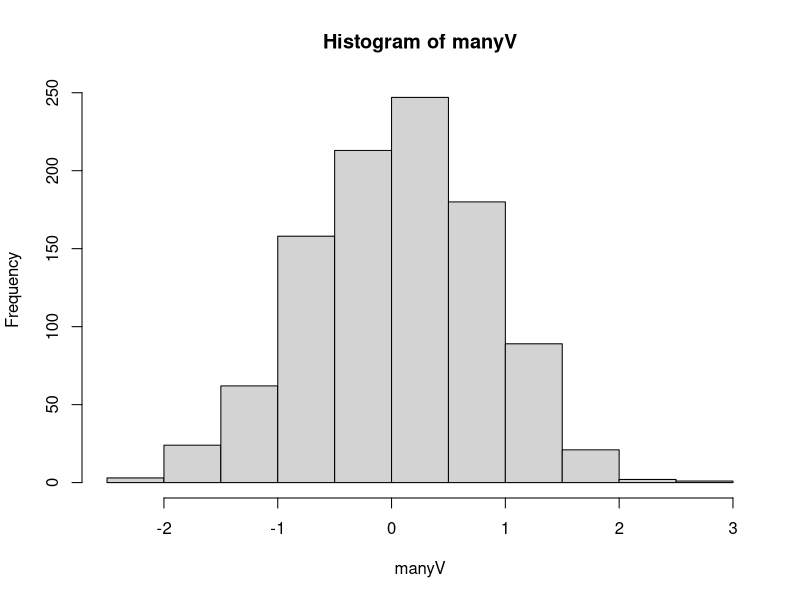
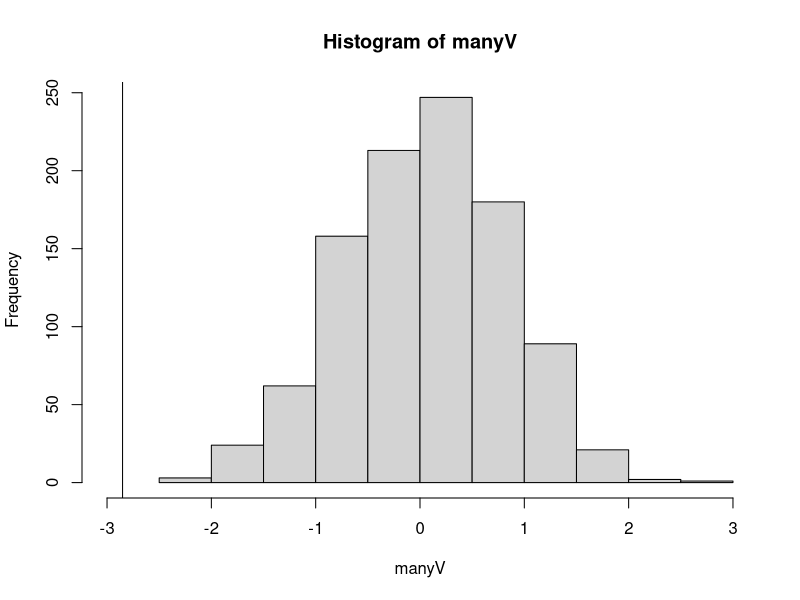
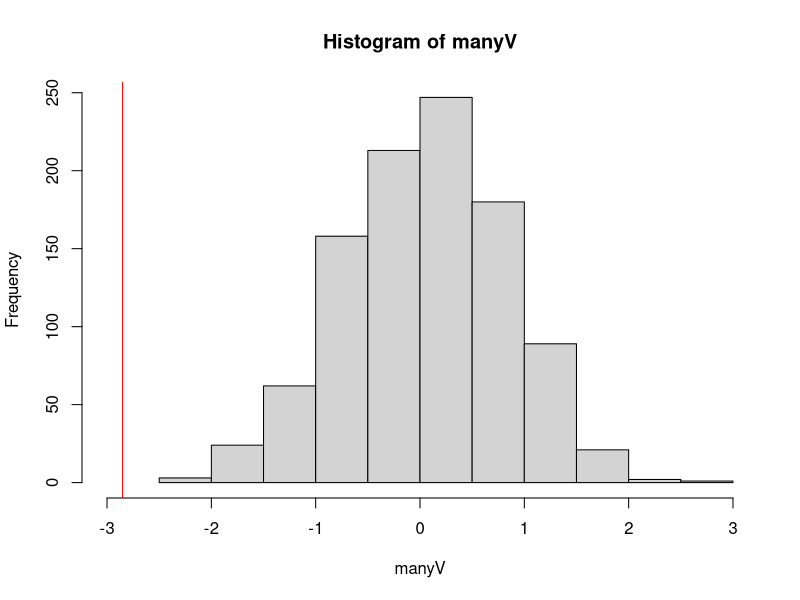
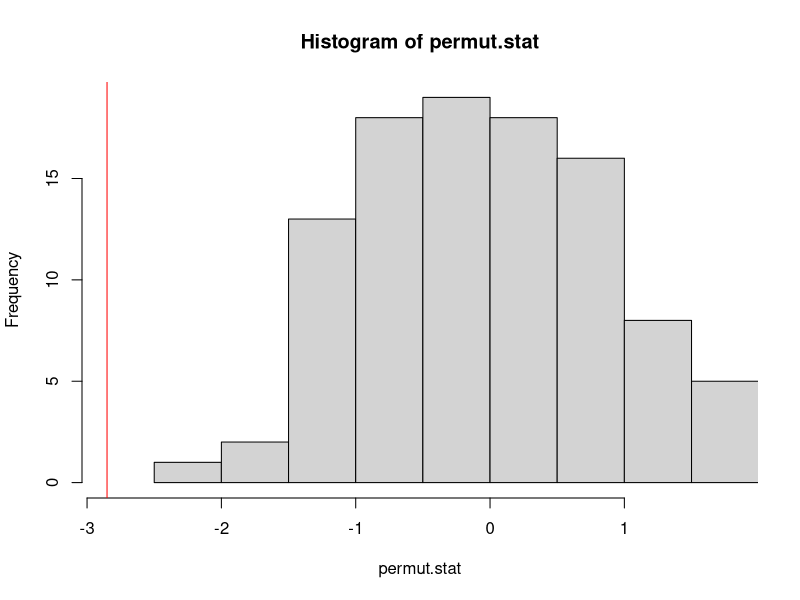
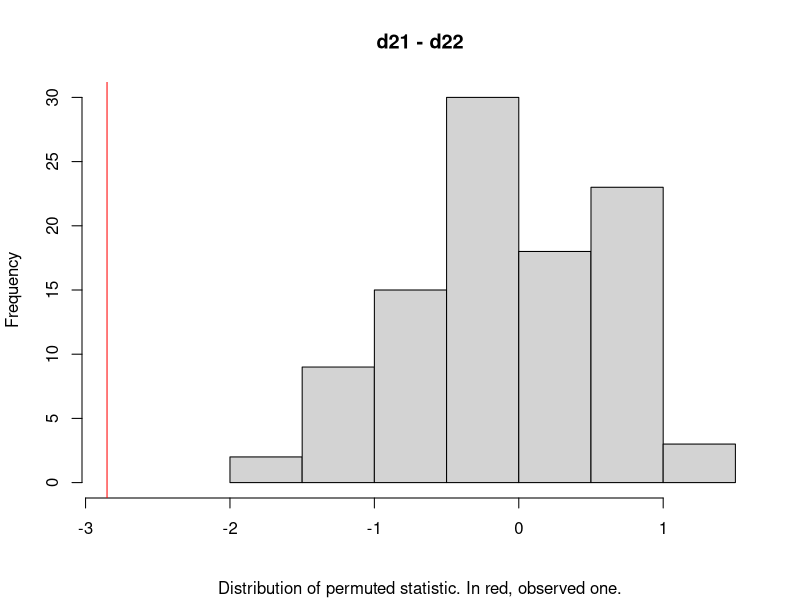
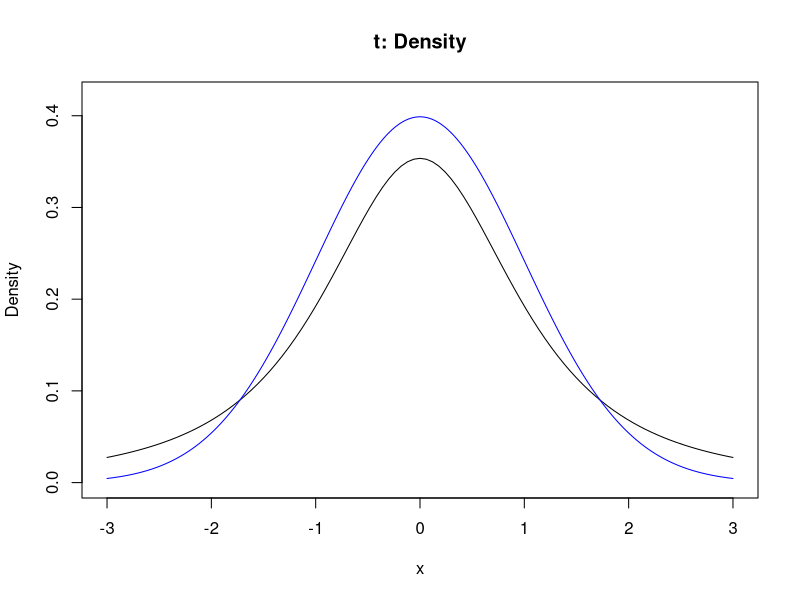

Write the R code that produced these figures, in order.
######## What we need (wish list)   #############

## Function to compute difference of means
## Randomly assign data to groups
## Repeat many times


## two example data sets
d21 <- rnorm(13)
d22 <- d21[1:9] + 3


mean.d <- function(x1, x2)
    mean(x1) - mean(x2)

mean.d(d21, d22)

sampleAndStat <- function(x1, x2) {
    tmp <- sample(c(x1, x2))
    g1 <- tmp[seq(x1)]
    g2 <- tmp[seq(from = length(x1) + 1,
                  to = length(tmp))]
    return(mean.d(g1, g2))
}


sampleAndStat(d21, d22)

set.seed(1)
summary(replicate(100, sampleAndStat(d21, d22)))

set.seed(1)
manyV <- replicate(100, sampleAndStat(d21, d22))
summary(manyV)


manyV <- replicate(1000, sampleAndStat(d21, d22))
hist(manyV)
hist(manyV, xlim = c(-3, 3))

## note the canvas analogy!
abline(v = mean.d(d21, d22))

## more canvas :-)
hist(manyV, xlim = c(-3, 3))
abline(v = mean.d(d21, d22), col = "red")


permut.test <- function(data1, data2, 
                        num.permut = 100) {
  obs.stat <- mean.d(data1, data2)
  permut.stat <- replicate(num.permut, 
                           sampleAndStat(data1, data2))
  pv <- (sum(abs(permut.stat) >= abs(obs.stat)) + 
         1) / (num.permut + 1)
  message("\n p-value is ", pv, "\n")
  hist(permut.stat, xlim = c(min(obs.stat, 
                      min(permut.stat)),
                      max(obs.stat, 
                          max(permut.stat))))
  abline(v = obs.stat, col = "red")
  return(list(obs.stat = obs.stat,
              permut.stat = permut.stat,
              pv = pv))
}

permut.test(d21, d22)


## Nicer labelling
permut.test.2 <- function(data1, data2, 
                        num.permut = 100) {
  obs.stat <- mean.d(data1, data2)
  permut.stat <- replicate(num.permut, 
                           sampleAndStat(data1, data2))
  pv <- (sum(abs(permut.stat) >= abs(obs.stat)) + 
         1) / (num.permut + 1)
  message("\n p-value is ", pv, "\n")
  title <- paste(deparse(substitute(data1)), "-",
                 deparse(substitute(data2)))
  subtitle <- paste0("Distribution of permuted statistic.",
           " In red, observed one.") 
  hist(permut.stat, xlim = c(min(obs.stat, 
                      min(permut.stat)),
                      max(obs.stat, 
                          max(permut.stat))),
       main = title, xlab = "", sub = subtitle)
  abline(v = obs.stat, col = "red")
  return(list(obs.stat = obs.stat,
              permut.stat = permut.stat,
              pv = pv))
}


permut.test.2(d21, d22)


## Now: rename functions if needed, add tests, comment things properly.


## Oh, and what about the t.test

plot(function(x) dt(x, df = 2), -3, 3, 
     main = "t: Density",
     ylab = "Density",
     ylim = c(0, 0.42))


x1 <- seq(-3, 3, length.out = 500)
y1 <- sapply(x1, function(x) dt(x, df = 1000))
lines(x1, y1, col = "blue")


